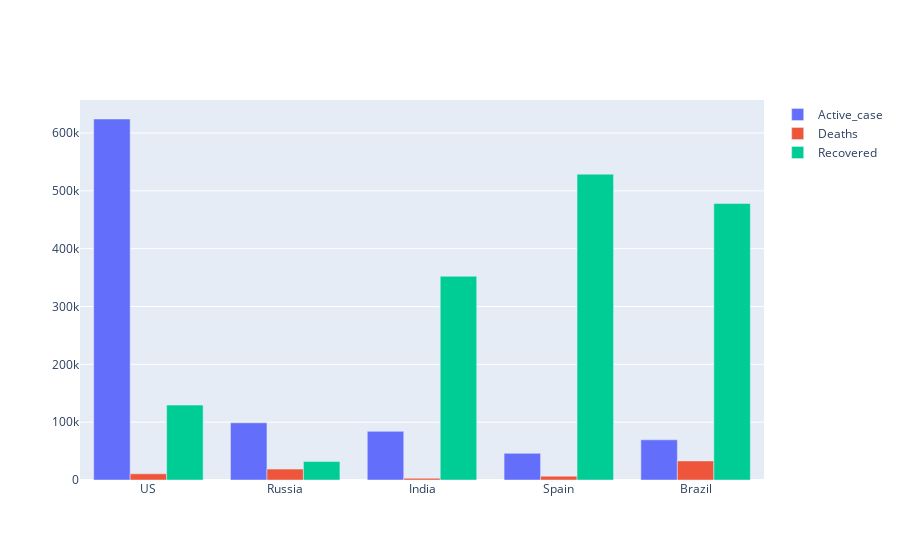

The notebook cell this image was saved under:
### Code cell
fig = go.Figure()
for c, group in df.groupby('property'):
    fig.add_trace(go.Bar(x=group["Country/Region"], y=group["value"], name=c))
fig.show()

### Figure 1 — Plotly figure (JSON) as saved in the notebook; plotly's stock layout.template omitted (floating-point values rounded to 4 significant figures)
{"data": [{"name": "Active_case", "type": "bar", "x": ["US", "Russia", "India", "Spain", "Brazil"], "y": [624200.0, 98910.0, 84090.0, 46120.0, 69450.0]}, {"name": "Deaths", "type": "bar", "x": ["Brazil", "US", "Russia", "India", "Spain"], "y": [32990.0, 10690.0, 18820.0, 2917.0, 6574.0]}, {"name": "Recovered", "type": "bar", "x": ["India", "Spain", "Brazil", "US", "Russia"], "y": [352300.0, 528800.0, 478100.0, 129500.0, 31870.0]}], "layout": {}}
